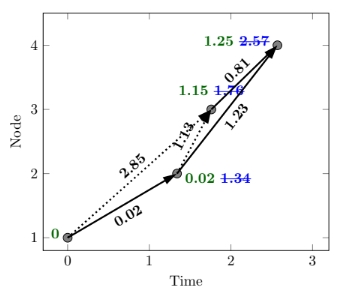
#> input picture sections/edited-images/Figure5d.jpg, 347 x 290 px
$ python crop_images.py
#> lines starting #> are read from the running program, lines starting #| are printed output that depends on the picture
# Python script to crop images using OpenCV

import cv2
import os

# Function to crop images

def crop_images(input_folder, image_name, x, y, w, h):
#> called with input_folder = './', image_name = 'Figure5d.jpg', x = 0, y = 0, w = 341, h = 290
    img = cv2.imread(os.path.join(input_folder, image_name))
#> img is the input picture: shape (290, 347, 3); mean B, G, R 247.3, 247, 246.8
    crop_img = img[y:y+h, x:x+w, :]
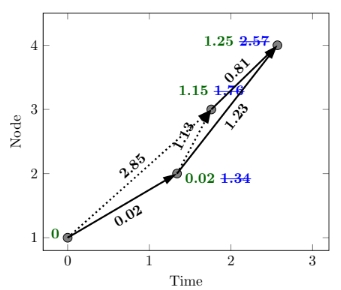
#> crop_img: shape (290, 341, 3); mean B, G, R 247.2, 246.9, 246.6
    cv2.imwrite(os.path.join(input_folder, f"{image_name}"), crop_img)

if __name__ == '__main__':

    # Input folder path
    input_folder = './'

    # Crop coordinates
    x = 0
    y = 0

    # Width and height of the cropped image
    w = 341
    h = 290

    # Call the function
    crop_images(input_folder, "Figure5d.jpg", x, y, w, h)

$ run again, with sections/edited-images/Figure15d.jpg copied over sections/edited-images/Figure5d.jpg
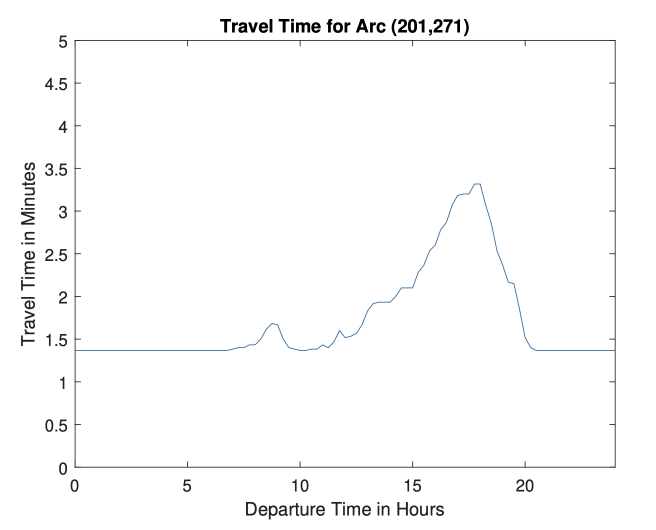
#> input picture sections/edited-images/Figure15d.jpg, 1311 x 1060 px (shown at 1/2 size)
#> in crop_images, img is the input picture: shape (1060, 1311, 3); mean B, G, R 251, 250.9, 250.8
#> in crop_images, `crop_img = img[y:y+h, x:x+w, :]`:
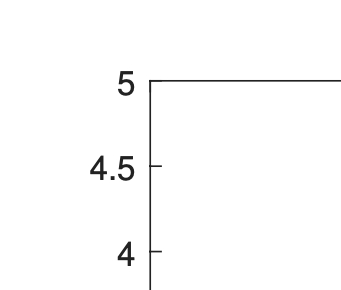
#> crop_img: shape (290, 341, 3); min 33, max 255, mean 251.8

$ run again, with sections/edited-images/Figure1d.jpg copied over sections/edited-images/Figure5d.jpg
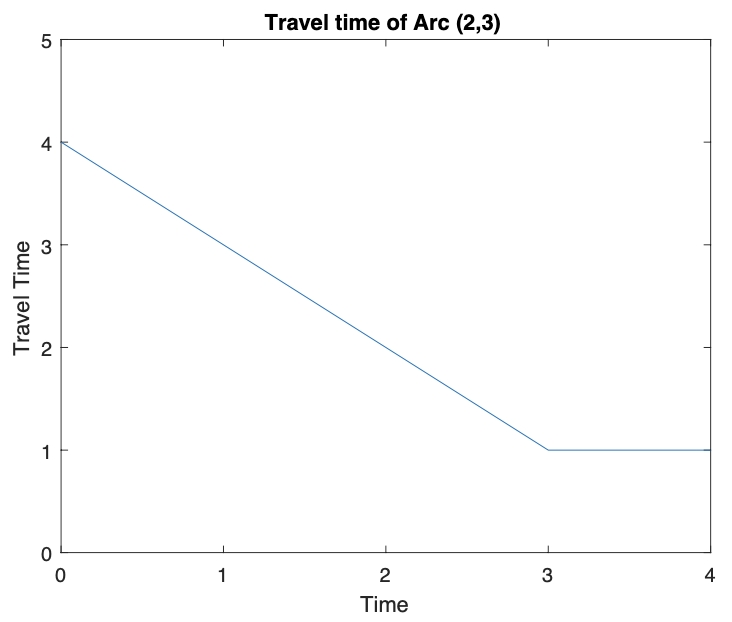
#> input picture sections/edited-images/Figure1d.jpg, 732 x 622 px
#> in crop_images, img is the input picture: shape (622, 732, 3); mean B, G, R 252.1, 252.1, 252
#> in crop_images, `crop_img = img[y:y+h, x:x+w, :]`:
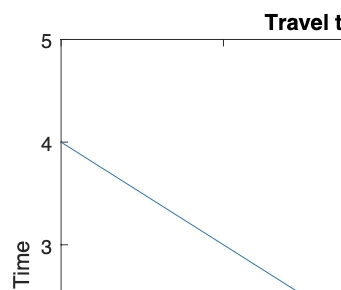
#> crop_img: shape (290, 341, 3); mean B, G, R 251.3, 251.2, 251

$ run again, with sections/edited-images/Figure4d.jpg copied over sections/edited-images/Figure5d.jpg
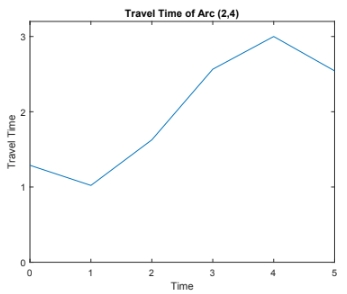
#> input picture sections/edited-images/Figure4d.jpg, 347 x 294 px
#> in crop_images, img is the input picture: shape (294, 347, 3); mean B, G, R 251.1, 250.9, 250.5
#> in crop_images, `crop_img = img[y:y+h, x:x+w, :]`:
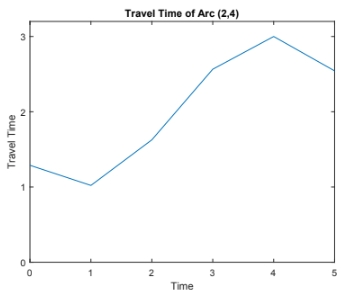
#> crop_img: shape (290, 341, 3); mean B, G, R 250.9, 250.8, 250.4
